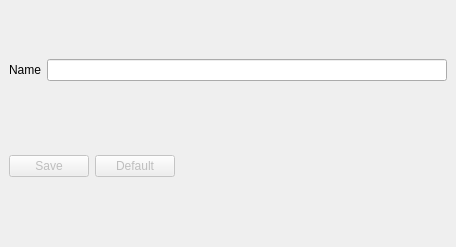
<?xml version="1.0" encoding="UTF-8"?>
<ui version="4.0">
 <class>EditWaterProfile</class>
 <widget class="QWidget" name="EditWaterProfile">
  <property name="geometry">
   <rect>
    <x>0</x>
    <y>0</y>
    <width>456</width>
    <height>247</height>
   </rect>
  </property>
  <property name="windowTitle">
   <string>Form</string>
  </property>
  <layout class="QVBoxLayout" name="verticalLayout">
   <property name="leftMargin">
    <number>0</number>
   </property>
   <property name="topMargin">
    <number>0</number>
   </property>
   <property name="rightMargin">
    <number>0</number>
   </property>
   <property name="bottomMargin">
    <number>0</number>
   </property>
   <item>
    <layout class="QHBoxLayout" name="horizontalLayout_2">
     <property name="leftMargin">
      <number>9</number>
     </property>
     <property name="rightMargin">
      <number>9</number>
     </property>
     <item>
      <widget class="QLabel" name="label">
       <property name="text">
        <string>Name</string>
       </property>
      </widget>
     </item>
     <item>
      <widget class="QLineEdit" name="lineEdit"/>
     </item>
    </layout>
   </item>
   <item>
    <layout class="QVBoxLayout" name="vl4wdgt"/>
   </item>
   <item>
    <widget class="QWidget" name="widget" native="true">
     <property name="sizePolicy">
      <sizepolicy hsizetype="Preferred" vsizetype="Fixed">
       <horstretch>0</horstretch>
       <verstretch>0</verstretch>
      </sizepolicy>
     </property>
     <layout class="QHBoxLayout" name="horizontalLayout">
      <item>
       <widget class="QPushButton" name="pbSave">
        <property name="enabled">
         <bool>false</bool>
        </property>
        <property name="text">
         <string>Save</string>
        </property>
        <property name="icon">
         <iconset resource="../res.qrc">
          <normaloff>:/katynko/svg/document-save.svg</normaloff>:/katynko/svg/document-save.svg</iconset>
        </property>
       </widget>
      </item>
      <item>
       <widget class="QPushButton" name="pbDefault">
        <property name="enabled">
         <bool>false</bool>
        </property>
        <property name="text">
         <string>Default</string>
        </property>
        <property name="icon">
         <iconset resource="../res.qrc">
          <normaloff>:/katynko/svg/edit-undo.svg</normaloff>:/katynko/svg/edit-undo.svg</iconset>
        </property>
       </widget>
      </item>
      <item>
       <spacer name="horizontalSpacer">
        <property name="orientation">
         <enum>Qt::Horizontal</enum>
        </property>
        <property name="sizeHint" stdset="0">
         <size>
          <width>40</width>
          <height>20</height>
         </size>
        </property>
       </spacer>
      </item>
     </layout>
    </widget>
   </item>
  </layout>
 </widget>
 <resources>
  <include location="../res.qrc"/>
 </resources>
 <connections/>
</ui>
